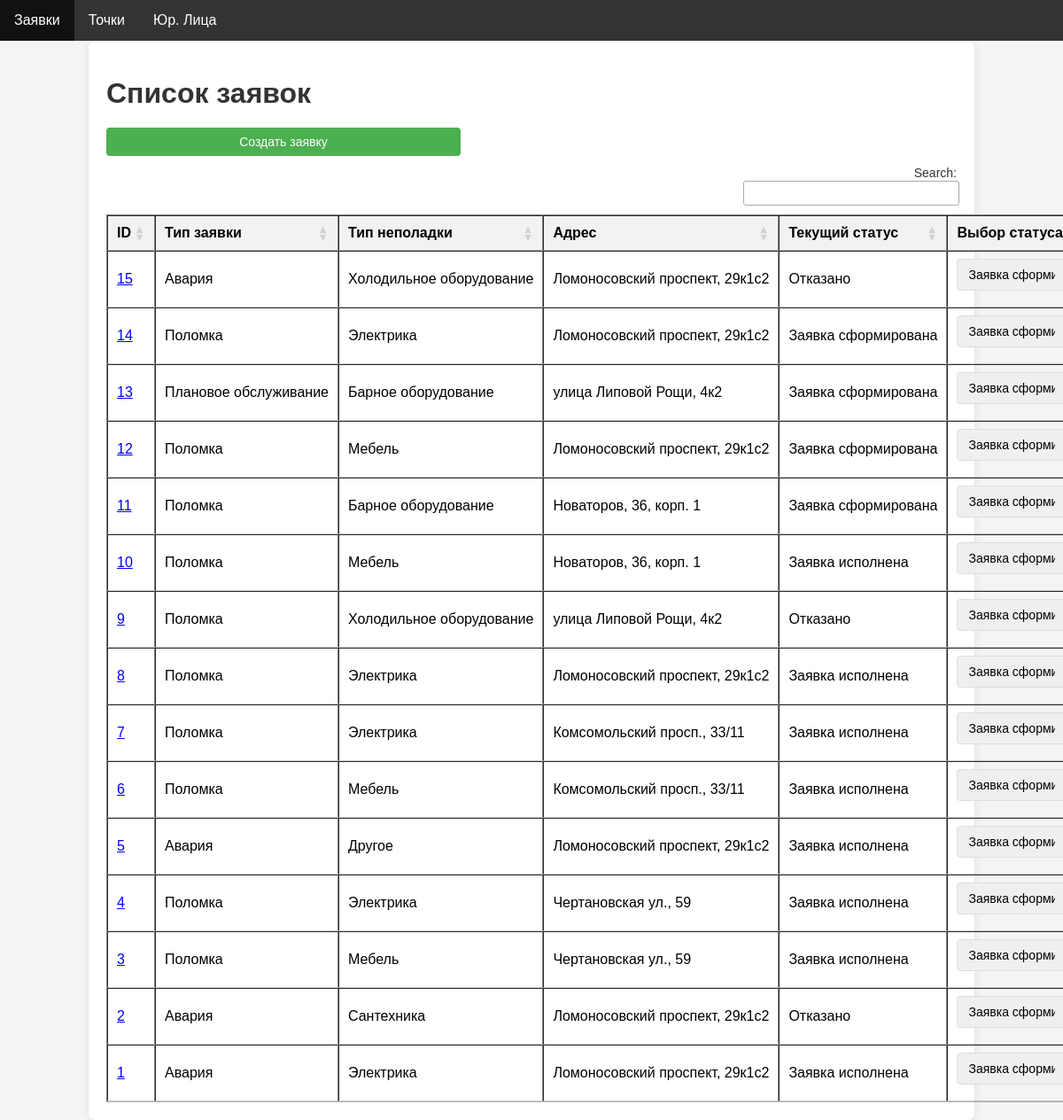
Page /orders (signed in) on the committed database.
### db/models/tables.py (models this page shows)
class BaseModel(Model):
    class Meta:
        database = db

class Order(BaseModel):
    id = AutoField(primary_key=True)
    order_type_id = ForeignKeyField(OrderType)
    breaking_type_id = ForeignKeyField(BreakingType)
    user_id = ForeignKeyField(User, null=True)
    object_id = ForeignKeyField(Object, on_delete='CASCADE')
    status_id = ForeignKeyField(Status, default=1)
    date_create = DateTimeField(default=datetime.datetime.now)
    breaking_image_path = CharField(null=True)
    service_sticker_image_path = CharField(null=True)
    model_name = CharField()
    desc = CharField(null=True)
    phone = CharField()
    comment = CharField(null=True)
    decline_desc = CharField(null=True)
    worktime = CharField(null=True)
    est_date_complete = DateTimeField(null=True)
    date_complete = DateTimeField(null=True)
    confirm_from_client = BooleanField(default=False)

class OrderType(BaseModel):
    id = AutoField(primary_key=True)
    order_type = CharField()

class BreakingType(BaseModel):
    id = AutoField(primary_key=True)
    breaking_type = CharField()

class Object(BaseModel):
    id = AutoField(primary_key=True)
    address = CharField()
    login = CharField()
    entity_id = ForeignKeyField(Entity, on_delete='CASCADE')
    phone = CharField()

class Status(BaseModel):
    id = AutoField(primary_key=True)
    status = CharField()

### web_app/app.py (the view)
@app.route('/orders', methods=['GET'])
@login_required
def orders_list():
    orders = Order.select().order_by(Order.id.desc())
    return render_template('orders.html', orders=orders)

### web_app/app.py (called while the page is built)
def login_required(f):
    @wraps(f)
    def decorated_function(*args, **kwargs):
        if 'username' not in session:
            flash('Пожалуйста, войдите для доступа к этой странице', 'warning')
            return redirect(url_for('login'))
        return f(*args, **kwargs)
    return decorated_function

### web_app/templates/orders.html (shortened to what this page needs)
{% extends "base.html" %}
{% block content %}
<div class="container">
    <h1>Список заявок</h1>
    <button class="btn" id="createOrderBtn">Создать заявку</button>
    <table border="1" id="orders_table">
        <thead>
        <tr>
            <th>ID</th>
            <th>Тип заявки</th>
            <th>Тип неполадки</th>
            <th>Адрес</th>
            <th>Текущий статус</th>
            <th>Выбор статуса</th>
        </tr>
        </thead>
        <tbody>
        {% for order in orders %}
        <tr data-worktime="{{ order.worktime }}" id="order-{{ order.id }}">
            <td><a href="{{ url_for('order_detail', order_id=order.id) }}">{{ order.id }}</a></td>
            <td>{{ order.order_type_id.order_type }}</td>
            <td>{{ order.breaking_type_id.breaking_type }}</td>
            <td>{{ order.object_id.address }}</td>
            <td>{{ order.status_id.status }}</td>
            <td>
                <select class="status-select" data-order-id="{{ order.id }}">
                </select>
            </td>
        </tr>
        {% endfor %}
        </tbody>
    </table>
</div>
{% endblock %}

### web_app/static/css/style.css (style rules this page uses)
body { font-family: Arial, sans-serif; background-color: #f4f4f4; margin: 0; padding: 0; }
.container { width: 80%; margin: 0 auto; padding: 20px; background-color: #fff; box-shadow: 0 0 10px rgba(0, 0, 0, 0.1); border-radius: 8px; }
h1, h2 { color: #333; margin-bottom: 20px; }
table { width: 100%; border-collapse: collapse; }
th, td { width: auto; padding: 8px; white-space: nowrap; text-align: left; }
th { width: auto; height: auto; background-color: #f2f2f2; font-weight: bold; text-align: center; padding: none; }
input, select, button { margin-bottom: 10px; padding: 8px; font-size: 14px; width: 100%; max-width: 400px; border: 1px solid #ddd; border-radius: 4px; }
button { background-color: #4CAF50; color: white; border: none; cursor: pointer; transition: background-color 0.3s, transform 0.2s; border-radius: 4px; }

### rows in the picture
Order: id "15", order_type_id.order_type "Авария", breaking_type_id.breaking_type "Холодильное оборудование", object_id.address "Ломоносовский проспект, 29к1с2", status_id.status "Отказано", id "Заявка сформирована"
Order: id "14", order_type_id.order_type "Поломка", breaking_type_id.breaking_type "Электрика", object_id.address "Ломоносовский проспект, 29к1с2", status_id.status "Заявка сформирована", id "Заявка сформирована"
Order: id "13", order_type_id.order_type "Плановое обслуживание", breaking_type_id.breaking_type "Барное оборудование", object_id.address "улица Липовой Рощи, 4к2", status_id.status "Заявка сформирована", id "Заявка сформирована"
Order: id "12", order_type_id.order_type "Поломка", breaking_type_id.breaking_type "Мебель", object_id.address "Ломоносовский проспект, 29к1с2", status_id.status "Заявка сформирована", id "Заявка сформирована"
Order: id "11", order_type_id.order_type "Поломка", breaking_type_id.breaking_type "Барное оборудование", object_id.address "Новаторов, 36, корп. 1", status_id.status "Заявка сформирована", id "Заявка сформирована"
Order: id "10", order_type_id.order_type "Поломка", breaking_type_id.breaking_type "Мебель", object_id.address "Новаторов, 36, корп. 1", status_id.status "Заявка исполнена", id "Заявка сформирована"
Order: id "9", order_type_id.order_type "Поломка", breaking_type_id.breaking_type "Холодильное оборудование", object_id.address "улица Липовой Рощи, 4к2", status_id.status "Отказано", id "Заявка сформирована"
Order: id "8", order_type_id.order_type "Поломка", breaking_type_id.breaking_type "Электрика", object_id.address "Ломоносовский проспект, 29к1с2", status_id.status "Заявка исполнена", id "Заявка сформирована"
Order: id "7", order_type_id.order_type "Поломка", breaking_type_id.breaking_type "Электрика", object_id.address "Комсомольский просп., 33/11", status_id.status "Заявка исполнена", id "Заявка сформирована"
Order: id "6", order_type_id.order_type "Поломка", breaking_type_id.breaking_type "Мебель", object_id.address "Комсомольский просп., 33/11", status_id.status "Заявка исполнена", id "Заявка сформирована"
Order: id "5", order_type_id.order_type "Авария", breaking_type_id.breaking_type "Другое", object_id.address "Ломоносовский проспект, 29к1с2", status_id.status "Заявка исполнена", id "Заявка сформирована"
Order: id "4", order_type_id.order_type "Поломка", breaking_type_id.breaking_type "Электрика", object_id.address "Чертановская ул., 59", status_id.status "Заявка исполнена", id "Заявка сформирована"
Order: id "3", order_type_id.order_type "Поломка", breaking_type_id.breaking_type "Мебель", object_id.address "Чертановская ул., 59", status_id.status "Заявка исполнена", id "Заявка сформирована"
Order: id "2", order_type_id.order_type "Авария", breaking_type_id.breaking_type "Сантехника", object_id.address "Ломоносовский проспект, 29к1с2", status_id.status "Отказано", id "Заявка сформирована"
Order: id "1", order_type_id.order_type "Авария", breaking_type_id.breaking_type "Электрика", object_id.address "Ломоносовский проспект, 29к1с2", status_id.status "Заявка исполнена", id "Заявка сформирована"
